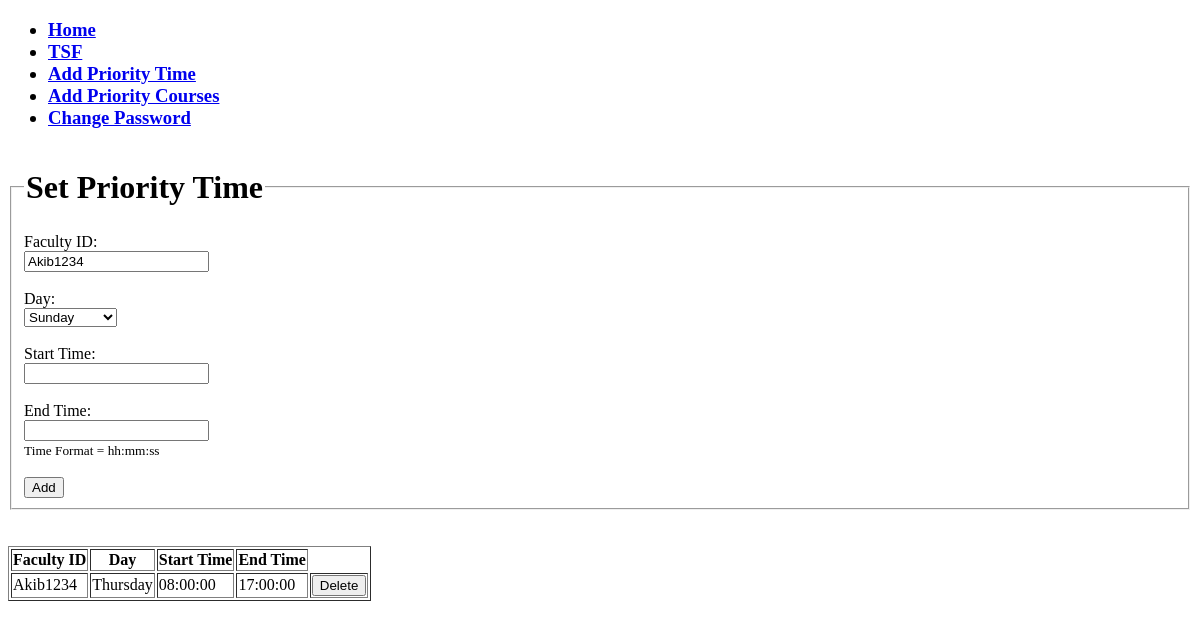
The app's page /facultyPriorityTime.php (signed in), older data.
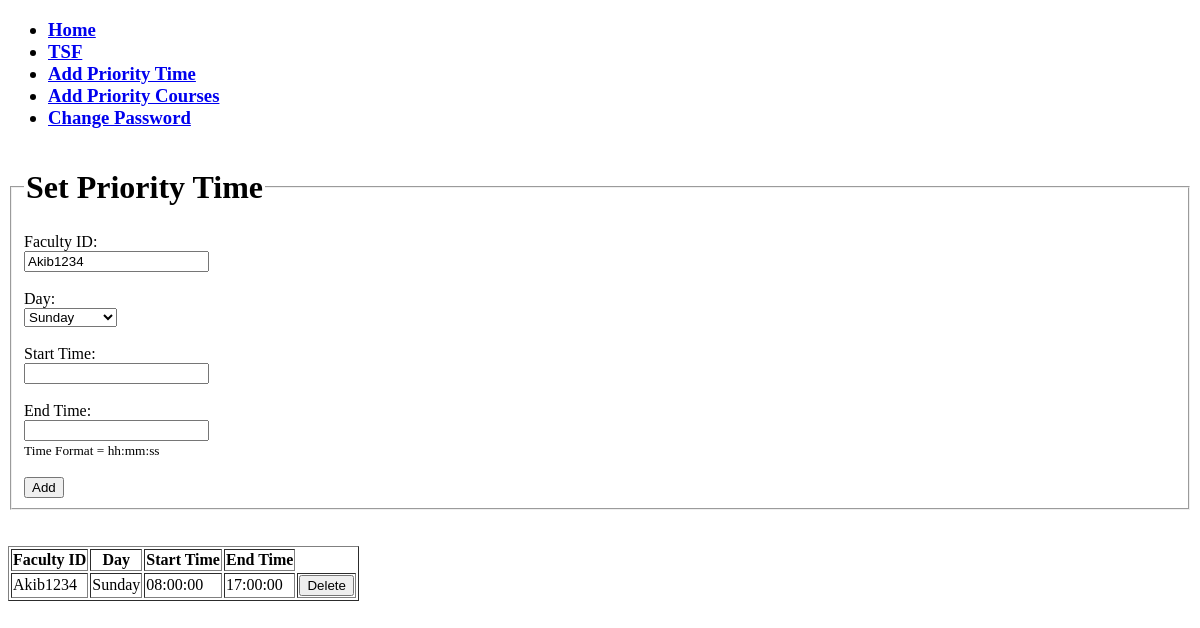
The same page, newer data.
### tables this page shows
CREATE TABLE `prioritytime` (
  `FacultyID` varchar(10) NOT NULL,
  `Day` varchar(15) NOT NULL,
  `startTime` time NOT NULL,
  `endTime` time NOT NULL
);

### facultyPriorityTime.php (the view, shortened to what this page needs)
<?php
include("dbConnect.php");
include("FacultyDashboard.php");
$id = $_SESSION['id'];
?>
<!DOCTYPE html>
<html lang="en">
<head>
</head>
<body>
    <form method="get">
        <fieldset>
            <legend><h1>Set Priority Time</h1></legend>
            Faculty ID: <br><input type="text" name="facultyID" value="<?php echo $id; ?>" readonly><br><br>
            Day:<br>
            <select name="day">
                <option value="Sunday">Sunday</option>
            </select><br><br>
            Start Time: <br><input type="text" name="start"><br><br>
            End Time: <br><input type="text" name="end"><br>
            <small>Time Format = hh:mm:ss</small><br><br>
            <button type="submit" name="add">Add</button>
        </fieldset><br><br>
        <table border="1">
        <tr>
            <th>Faculty ID</th>
            <th>Day</th>
            <th>Start Time</th>
            <th>End Time</th>
        </tr>
        <?php
        $sql = "SELECT * FROM prioritytime where FacultyID='$id';";
        $res = mysqli_query($conn, $sql);
        if (mysqli_num_rows($res) > 0) {
            while ($r = mysqli_fetch_assoc($res)) {
                echo "<tr>";
                echo "<td>" . $r["FacultyID"] . "</td>";
                echo "<td>" . $r["Day"] . "</td>";
                echo "<td>" . $r["startTime"] . "</td>";
                echo "<td>" . $r["endTime"] . "</td>";
                echo '<td>
                            <button type="submit" name="del" value="' . $r["Day"] . '">Delete</button>
                     </td>';
                echo "</tr>";
            }
        } else {
            echo "<tr><td colspan='4'>No priority time found.</td></tr>";
        }
        ?>
    </table>
    </form>
</body>
</html>

Row changes from the older to the newer data that the page shows:
changed prioritytime "Akib1234": Day "Thursday" → "Sunday"
